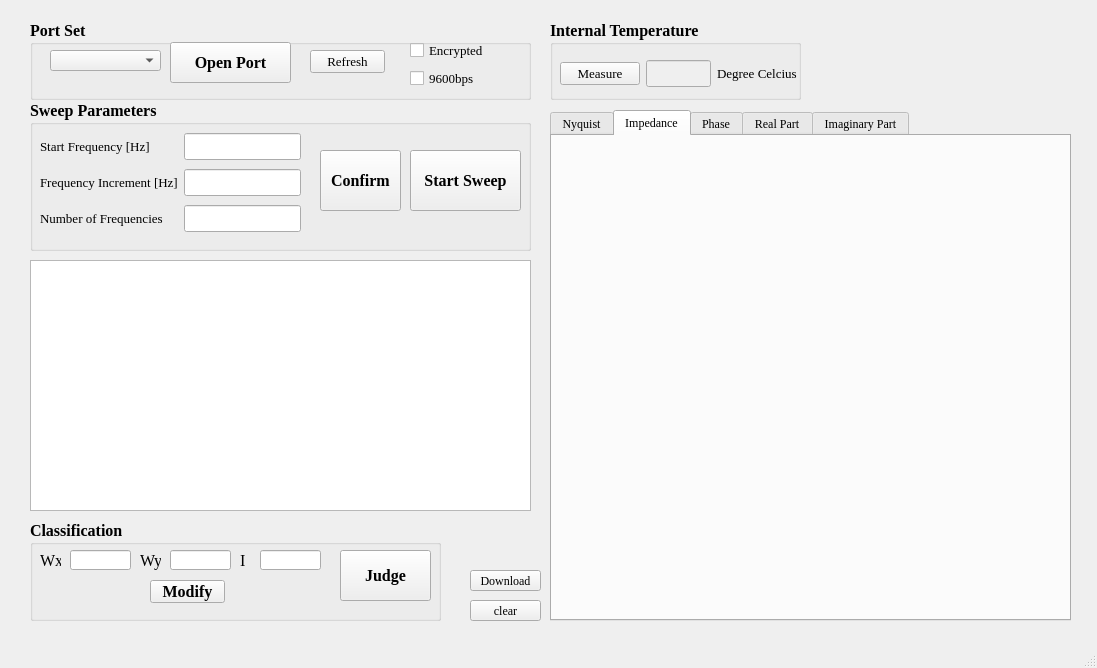
<?xml version="1.0" encoding="UTF-8"?>
<ui version="4.0">
 <class>MainWindow</class>
 <widget class="QMainWindow" name="MainWindow">
  <property name="geometry">
   <rect>
    <x>0</x>
    <y>0</y>
    <width>1097</width>
    <height>668</height>
   </rect>
  </property>
  <property name="minimumSize">
   <size>
    <width>800</width>
    <height>600</height>
   </size>
  </property>
  <property name="maximumSize">
   <size>
    <width>16777215</width>
    <height>16777215</height>
   </size>
  </property>
  <property name="font">
   <font>
    <family>Times New Roman</family>
   </font>
  </property>
  <property name="windowTitle">
   <string>User Interface</string>
  </property>
  <widget class="QWidget" name="centralwidget">
   <widget class="QTextBrowser" name="recTEXT">
    <property name="geometry">
     <rect>
      <x>30</x>
      <y>260</y>
      <width>501</width>
      <height>251</height>
     </rect>
    </property>
   </widget>
   <widget class="QPushButton" name="clearButton">
    <property name="geometry">
     <rect>
      <x>470</x>
      <y>600</y>
      <width>71</width>
      <height>21</height>
     </rect>
    </property>
    <property name="text">
     <string>clear</string>
    </property>
   </widget>
   <widget class="QGroupBox" name="groupBox_5">
    <property name="geometry">
     <rect>
      <x>30</x>
      <y>20</y>
      <width>501</width>
      <height>80</height>
     </rect>
    </property>
    <property name="font">
     <font>
      <family>Times New Roman</family>
      <pointsize>12</pointsize>
      <weight>75</weight>
      <bold>true</bold>
     </font>
    </property>
    <property name="title">
     <string>Port Set</string>
    </property>
    <widget class="QCheckBox" name="checkBoxBPS">
     <property name="geometry">
      <rect>
       <x>380</x>
       <y>50</y>
       <width>71</width>
       <height>16</height>
      </rect>
     </property>
     <property name="font">
      <font>
       <family>Times New Roman</family>
       <pointsize>10</pointsize>
       <weight>50</weight>
       <bold>false</bold>
      </font>
     </property>
     <property name="text">
      <string>9600bps</string>
     </property>
    </widget>
    <widget class="QComboBox" name="comboBox">
     <property name="geometry">
      <rect>
       <x>20</x>
       <y>30</y>
       <width>111</width>
       <height>21</height>
      </rect>
     </property>
    </widget>
    <widget class="QPushButton" name="refreshButton">
     <property name="geometry">
      <rect>
       <x>280</x>
       <y>30</y>
       <width>75</width>
       <height>23</height>
      </rect>
     </property>
     <property name="font">
      <font>
       <family>Times New Roman</family>
       <pointsize>10</pointsize>
       <weight>50</weight>
       <bold>false</bold>
      </font>
     </property>
     <property name="text">
      <string>Refresh</string>
     </property>
    </widget>
    <widget class="QPushButton" name="comBUTTON">
     <property name="geometry">
      <rect>
       <x>140</x>
       <y>22</y>
       <width>121</width>
       <height>41</height>
      </rect>
     </property>
     <property name="font">
      <font>
       <family>Times New Roman</family>
       <pointsize>12</pointsize>
       <weight>75</weight>
       <bold>true</bold>
      </font>
     </property>
     <property name="text">
      <string>Open Port</string>
     </property>
    </widget>
    <widget class="QCheckBox" name="encryptBox">
     <property name="geometry">
      <rect>
       <x>380</x>
       <y>20</y>
       <width>81</width>
       <height>21</height>
      </rect>
     </property>
     <property name="font">
      <font>
       <family>Times New Roman</family>
       <pointsize>10</pointsize>
       <weight>50</weight>
       <bold>false</bold>
      </font>
     </property>
     <property name="text">
      <string>Encrypted </string>
     </property>
    </widget>
   </widget>
   <widget class="QGroupBox" name="groupBox_4">
    <property name="geometry">
     <rect>
      <x>550</x>
      <y>20</y>
      <width>251</width>
      <height>80</height>
     </rect>
    </property>
    <property name="font">
     <font>
      <family>Times New Roman</family>
      <pointsize>12</pointsize>
      <weight>75</weight>
      <bold>true</bold>
     </font>
    </property>
    <property name="title">
     <string>Internal Temperature</string>
    </property>
    <widget class="QWidget" name="layoutWidget">
     <property name="geometry">
      <rect>
       <x>10</x>
       <y>40</y>
       <width>237</width>
       <height>27</height>
      </rect>
     </property>
     <layout class="QHBoxLayout" name="horizontalLayout">
      <item>
       <widget class="QPushButton" name="pushButton_2">
        <property name="font">
         <font>
          <family>Times New Roman</family>
          <pointsize>10</pointsize>
          <weight>50</weight>
          <bold>false</bold>
         </font>
        </property>
        <property name="text">
         <string>Measure</string>
        </property>
       </widget>
      </item>
      <item>
       <widget class="QLineEdit" name="lineEdit">
        <property name="enabled">
         <bool>false</bool>
        </property>
        <property name="maximumSize">
         <size>
          <width>133</width>
          <height>16777215</height>
         </size>
        </property>
       </widget>
      </item>
      <item>
       <widget class="QLabel" name="label_8">
        <property name="font">
         <font>
          <family>Times New Roman</family>
          <pointsize>10</pointsize>
          <weight>50</weight>
          <bold>false</bold>
         </font>
        </property>
        <property name="text">
         <string>Degree Celcius</string>
        </property>
       </widget>
      </item>
     </layout>
    </widget>
   </widget>
   <widget class="QPushButton" name="Save_File">
    <property name="geometry">
     <rect>
      <x>470</x>
      <y>570</y>
      <width>71</width>
      <height>21</height>
     </rect>
    </property>
    <property name="text">
     <string>Download</string>
    </property>
   </widget>
   <widget class="QTabWidget" name="tabWidget">
    <property name="geometry">
     <rect>
      <x>550</x>
      <y>110</y>
      <width>521</width>
      <height>511</height>
     </rect>
    </property>
    <property name="currentIndex">
     <number>1</number>
    </property>
    <widget class="QWidget" name="tab">
     <attribute name="title">
      <string>Nyquist</string>
     </attribute>
     <widget class="QCustomPlot" name="widget" native="true">
      <property name="geometry">
       <rect>
        <x>20</x>
        <y>20</y>
        <width>471</width>
        <height>431</height>
       </rect>
      </property>
     </widget>
    </widget>
    <widget class="QWidget" name="tab_2">
     <attribute name="title">
      <string>Impedance</string>
     </attribute>
     <widget class="QCustomPlot" name="widget_2" native="true">
      <property name="geometry">
       <rect>
        <x>20</x>
        <y>20</y>
        <width>471</width>
        <height>441</height>
       </rect>
      </property>
     </widget>
    </widget>
    <widget class="QWidget" name="tab_3">
     <attribute name="title">
      <string>Phase</string>
     </attribute>
     <widget class="QCustomPlot" name="widget_3" native="true">
      <property name="geometry">
       <rect>
        <x>20</x>
        <y>20</y>
        <width>471</width>
        <height>431</height>
       </rect>
      </property>
     </widget>
    </widget>
    <widget class="QWidget" name="tab_4">
     <attribute name="title">
      <string>Real Part</string>
     </attribute>
     <widget class="QCustomPlot" name="widget_4" native="true">
      <property name="geometry">
       <rect>
        <x>20</x>
        <y>20</y>
        <width>471</width>
        <height>431</height>
       </rect>
      </property>
     </widget>
    </widget>
    <widget class="QWidget" name="tab_5">
     <attribute name="title">
      <string>Imaginary Part</string>
     </attribute>
     <widget class="QCustomPlot" name="widget_5" native="true">
      <property name="geometry">
       <rect>
        <x>20</x>
        <y>20</y>
        <width>471</width>
        <height>431</height>
       </rect>
      </property>
     </widget>
    </widget>
   </widget>
   <widget class="QGroupBox" name="groupBox">
    <property name="geometry">
     <rect>
      <x>30</x>
      <y>100</y>
      <width>501</width>
      <height>151</height>
     </rect>
    </property>
    <property name="font">
     <font>
      <family>Times New Roman</family>
      <pointsize>12</pointsize>
      <weight>75</weight>
      <bold>true</bold>
     </font>
    </property>
    <property name="title">
     <string>Sweep Parameters</string>
    </property>
    <property name="flat">
     <bool>false</bool>
    </property>
    <widget class="QWidget" name="layoutWidget_2">
     <property name="geometry">
      <rect>
       <x>10</x>
       <y>30</y>
       <width>261</width>
       <height>108</height>
      </rect>
     </property>
     <layout class="QGridLayout" name="gridLayout">
      <item row="0" column="0">
       <widget class="QLabel" name="label_4">
        <property name="enabled">
         <bool>true</bool>
        </property>
        <property name="font">
         <font>
          <family>Times New Roman</family>
          <pointsize>10</pointsize>
          <weight>50</weight>
          <bold>false</bold>
         </font>
        </property>
        <property name="lineWidth">
         <number>1</number>
        </property>
        <property name="text">
         <string>Start Frequency [Hz]</string>
        </property>
       </widget>
      </item>
      <item row="0" column="1">
       <widget class="QLineEdit" name="line_StartFreq">
        <property name="enabled">
         <bool>true</bool>
        </property>
       </widget>
      </item>
      <item row="2" column="1">
       <widget class="QLineEdit" name="line_NumFreq">
        <property name="enabled">
         <bool>true</bool>
        </property>
       </widget>
      </item>
      <item row="2" column="0">
       <widget class="QLabel" name="label_6">
        <property name="enabled">
         <bool>true</bool>
        </property>
        <property name="font">
         <font>
          <family>Times New Roman</family>
          <pointsize>10</pointsize>
          <weight>50</weight>
          <bold>false</bold>
         </font>
        </property>
        <property name="text">
         <string>Number of Frequencies</string>
        </property>
       </widget>
      </item>
      <item row="1" column="0">
       <widget class="QLabel" name="label_5">
        <property name="enabled">
         <bool>true</bool>
        </property>
        <property name="font">
         <font>
          <family>Times New Roman</family>
          <pointsize>10</pointsize>
          <weight>50</weight>
          <bold>false</bold>
         </font>
        </property>
        <property name="text">
         <string>Frequency Increment [Hz]</string>
        </property>
       </widget>
      </item>
      <item row="1" column="1">
       <widget class="QLineEdit" name="line_FreqInc">
        <property name="enabled">
         <bool>true</bool>
        </property>
       </widget>
      </item>
     </layout>
    </widget>
    <widget class="QPushButton" name="pushButton_4">
     <property name="geometry">
      <rect>
       <x>290</x>
       <y>50</y>
       <width>81</width>
       <height>61</height>
      </rect>
     </property>
     <property name="text">
      <string>Confirm</string>
     </property>
    </widget>
    <widget class="QPushButton" name="pushButton_3">
     <property name="geometry">
      <rect>
       <x>380</x>
       <y>50</y>
       <width>111</width>
       <height>61</height>
      </rect>
     </property>
     <property name="font">
      <font>
       <family>Times New Roman</family>
       <pointsize>12</pointsize>
       <weight>75</weight>
       <bold>true</bold>
      </font>
     </property>
     <property name="text">
      <string>Start Sweep</string>
     </property>
    </widget>
   </widget>
   <widget class="QGroupBox" name="groupBox_2">
    <property name="geometry">
     <rect>
      <x>30</x>
      <y>520</y>
      <width>411</width>
      <height>101</height>
     </rect>
    </property>
    <property name="font">
     <font>
      <family>Times New Roman</family>
      <pointsize>12</pointsize>
      <weight>75</weight>
      <bold>true</bold>
     </font>
    </property>
    <property name="title">
     <string>Classification</string>
    </property>
    <widget class="QPushButton" name="pushButton">
     <property name="geometry">
      <rect>
       <x>310</x>
       <y>30</y>
       <width>91</width>
       <height>51</height>
      </rect>
     </property>
     <property name="text">
      <string>Judge</string>
     </property>
    </widget>
    <widget class="QLabel" name="label">
     <property name="geometry">
      <rect>
       <x>10</x>
       <y>30</y>
       <width>21</width>
       <height>21</height>
      </rect>
     </property>
     <property name="font">
      <font>
       <weight>50</weight>
       <bold>false</bold>
      </font>
     </property>
     <property name="text">
      <string>Wx</string>
     </property>
    </widget>
    <widget class="QLineEdit" name="line_Wx">
     <property name="geometry">
      <rect>
       <x>40</x>
       <y>30</y>
       <width>61</width>
       <height>20</height>
      </rect>
     </property>
    </widget>
    <widget class="QLabel" name="label_2">
     <property name="geometry">
      <rect>
       <x>110</x>
       <y>30</y>
       <width>21</width>
       <height>21</height>
      </rect>
     </property>
     <property name="font">
      <font>
       <weight>50</weight>
       <bold>false</bold>
      </font>
     </property>
     <property name="text">
      <string>Wy</string>
     </property>
    </widget>
    <widget class="QLineEdit" name="line_Wy">
     <property name="geometry">
      <rect>
       <x>140</x>
       <y>30</y>
       <width>61</width>
       <height>20</height>
      </rect>
     </property>
    </widget>
    <widget class="QLabel" name="label_3">
     <property name="geometry">
      <rect>
       <x>210</x>
       <y>30</y>
       <width>16</width>
       <height>21</height>
      </rect>
     </property>
     <property name="font">
      <font>
       <weight>50</weight>
       <bold>false</bold>
      </font>
     </property>
     <property name="text">
      <string>I</string>
     </property>
    </widget>
    <widget class="QLineEdit" name="line_I">
     <property name="geometry">
      <rect>
       <x>230</x>
       <y>30</y>
       <width>61</width>
       <height>20</height>
      </rect>
     </property>
    </widget>
    <widget class="QPushButton" name="pushButton_Modify">
     <property name="geometry">
      <rect>
       <x>120</x>
       <y>60</y>
       <width>75</width>
       <height>23</height>
      </rect>
     </property>
     <property name="text">
      <string>Modify</string>
     </property>
    </widget>
   </widget>
  </widget>
  <widget class="QMenuBar" name="menubar">
   <property name="geometry">
    <rect>
     <x>0</x>
     <y>0</y>
     <width>1097</width>
     <height>21</height>
    </rect>
   </property>
  </widget>
  <widget class="QStatusBar" name="statusbar"/>
 </widget>
 <customwidgets>
  <customwidget>
   <class>QCustomPlot</class>
   <extends>QWidget</extends>
   <header>qcustomplot.h</header>
   <container>1</container>
  </customwidget>
 </customwidgets>
 <resources/>
 <connections/>
</ui>
